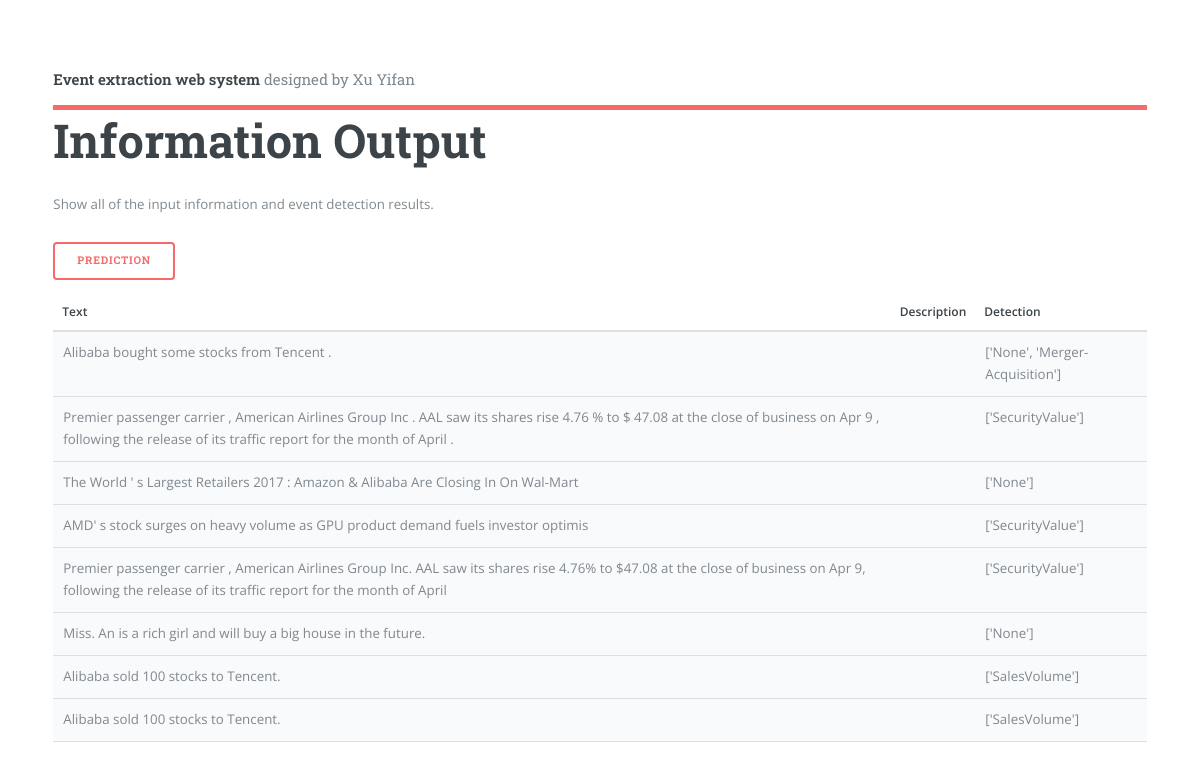
Page /show/ on the committed database.
### myapp/models.py (models this page shows)
class message(models.Model):
    sentence = models.CharField(max_length=1000)
    description = models.CharField(max_length=1000)
    predict_result = models.CharField(max_length=1000)

### myapp/views.py (the view)
# urls.py: url(r"^show/", views.result_list),
def result_list(request):
    people_list = models.message.objects.all()
    return render(request, '../templates/show.html', {"people_list": people_list})

### templates/show.html (shortened to what this page needs)
{% load static %}
<html lang="en">
<head>
    <link rel="stylesheet" href="{% static 'css/main.css' %}"/>
</head>
<body>
<div id="main">
    <div class="inner">
        <header id="header">
            <a href="#" class="logo"><strong>Event extraction web system</strong> designed by Xu Yifan</a>
        </header>
        <div class="content">
            <header>
                <h1>Information Output</h1>
            </header>
            <p>Show all of the input information and event detection results.</p>
            <a href="http://127.0.0.1:8000/insert/" class="button big">Prediction</a>
            <br><br>
            <span class="image object">
                        <div class="table-responsive">
                            <table cellspacing="0"
                                   class="table table-striped table-bordered table-hover table-condensed"
                                   style="width: auto">
                                <thead>
                                    <tr class="text-center">
                                        <th>Text</th>
                                        <th>Description</th>
                                        <th>Detection</th>
                                    </tr>
                                </thead>
                                {% for line in people_list %}
                                <tbody>
                                    <tr class="text-center">
                                        <td>{{line.sentence}}</td>
                                        <td>{{line.password}}</td>
                                        <td>{{line.predict_result}}</td>
                                    </tr>
                                </tbody>
                                {% endfor %}
                            </table>
                        </div>
                    </span>
        </div>
    </div>
</div>
</body>
</html>

### static/css/main.css (style rules this page uses)
html, body, div, span, applet, object, iframe, h1, h2, h3, h4, h5, h6, p, blockquote, pre, a, abbr, acronym, address, big, cite, code, del, dfn, em, img, ins, kbd, q, s, samp, small, strike, strong, sub, sup, tt, var, b, u, i, center, dl, dt, dd, ol, ul, li, fieldset, form, label, legend, table, caption, tbody, tfoot, thead, tr, th, td, article, aside, canvas, details, embed, figure, figcaption, footer, header, hgroup, menu, nav, output, ruby, section, summary, time, mark, audio, video { margin: 0; padding: 0; border: 0; font-size: 100%; font: inherit; vertical-align: baseline; }
article, aside, details, figcaption, figure, footer, header, hgroup, menu, nav, section { display: block; }
body { line-height: 1; }
table { border-collapse: collapse; border-spacing: 0; }
body { -webkit-text-size-adjust: none; }
body { -ms-overflow-style: scrollbar; }
html { box-sizing: border-box; }
*, *:before, *:after { box-sizing: inherit; }
body { background: #ffffff; }
body, input, select, textarea { color: #7f888f; font-family: "Open Sans", sans-serif; font-size: 13pt; font-weight: 400; line-height: 1.65; }
@media screen and (max-width: 1680px) { body, input, select, textarea { font-size: 11pt; } }
@media screen and (max-width: 1280px) { body, input, select, textarea { font-size: 10pt; } }
a { -moz-transition: color 0.2s ease-in-out, border-bottom-color 0.2s ease-in-out; -webkit-transition: color 0.2s ease-in-out, border-bottom-color 0.2s ease-in-out; -ms-transition: color 0.2s ease-in-out, border-bottom-color 0.2s ease-in-out; transition: color 0.2s ease-in-out, border-bottom-color 0.2s ease-in-out; border-bottom: dotted 1px; color: #f56a6a; text-decoration: none; }
strong, b { color: #3d4449; font-weight: 600; }
p { margin: 0 0 2em 0; }
h1, h2, h3, h4, h5, h6 { color: #3d4449; font-family: "Roboto Slab", serif; font-weight: 700; line-height: 1.5; margin: 0 0 1em 0; }
h1 { font-size: 4em; margin: 0 0 0.5em 0; line-height: 1.3; }
@media screen and (max-width: 1680px) { h1 { font-size: 3.5em; } }
.image { border-radius: 0.375em; border: 0; display: inline-block; position: relative; }
table { margin: 0 0 2em 0; width: 100%; }
table tbody tr { border: solid 1px rgba(210, 215, 217, 0.75); border-left: 0; border-right: 0; }
table tbody tr:nth-child(2n + 1) { background-color: rgba(230, 235, 237, 0.25); }
table td { padding: 0.75em 0.75em; }
table th { color: #3d4449; font-size: 0.9em; font-weight: 600; padding: 0 0.75em 0.75em 0.75em; text-align: left; }
table thead { border-bottom: solid 2px rgba(210, 215, 217, 0.75); }
input[type="submit"], input[type="reset"], input[type="button"], button, .button { -moz-appearance: none; -webkit-appearance: none; -ms-appearance: none; appearance: none; -moz-transition: background-color 0.2s ease-in-out, color 0.2s ease-in-out; -webkit-transition: background-color 0.2s ease-in-out, color 0.2s ease-in-out; -ms-transition: background-color 0.2s ease-in-out, color 0.2s ease-in-out; transition: background-color 0.2s ease-in-out, color 0.2s ease-in-out; background-color: transparent; border-radius: 0.375em; border: 0; box-shadow: inset 0 0 0 2px #f56a6a; color: #f56a6a !important; cursor: pointer; display: inline-block; font-family: "Roboto Slab", serif; font-size: 0.8em; font-weight: 700; height: 3.5em; letter-spacing: 0.075em; line-height: 3.5em; padding: 0 2.25em; text-align: center; text-decoration: none; text-transform: uppercase; white-space: nowrap; }
#main { -moz-flex-grow: 1; -webkit-flex-grow: 1; -ms-flex-grow: 1; flex-grow: 1; -moz-flex-shrink: 1; -webkit-flex-shrink: 1; -ms-flex-shrink: 1; flex-shrink: 1; width: 100%; }
#main > .inner { padding: 0 6em 0.1em 6em ; margin: 0 auto; max-width: 110em; }
@media screen and (max-width: 1680px) { #main > .inner { padding: 0 5em 0.1em 5em ; } }
@media screen and (max-width: 1280px) { #main > .inner { padding: 0 4em 0.1em 4em ; } }
#header { display: -moz-flex; display: -webkit-flex; display: -ms-flex; display: flex; border-bottom: solid 5px #f56a6a; padding: 6em 0 1em 0; position: relative; }
#header > * { -moz-flex: 1; -webkit-flex: 1; -ms-flex: 1; flex: 1; margin-bottom: 0; }
#header .logo { border-bottom: 0; color: inherit; font-family: "Roboto Slab", serif; font-size: 1.125em; }
@media screen and (max-width: 1680px) { #header { padding-top: 5em; } }

### rows in the picture
message: sentence "Alibaba bought some stocks from Tencent .", predict_result "['None', 'Merger-Acquisition']"
message: sentence "Premier passenger carrier , American Airlines Group Inc . AAL saw its shares rise 4.76 % to $ 47.08 at the close of business on Apr 9 , following the release of its traffic report for the month of April .", predict_result "['SecurityValue']"
message: sentence "The World ' s Largest Retailers 2017 : Amazon & Alibaba Are Closing In On Wal-Mart", predict_result "['None']"
message: sentence "AMD' s stock surges on heavy volume as GPU product demand fuels investor optimis", predict_result "['SecurityValue']"
message: sentence "Premier passenger carrier , American Airlines Group Inc. AAL saw its shares rise 4.76% to $47.08 at the close of business on Apr 9, following the release of its traffic report for the month of April", predict_result "['SecurityValue']"
message: sentence "Miss. An is a rich girl and will buy a big house in the future.", predict_result "['None']"
message: sentence "Alibaba sold 100 stocks to Tencent.", predict_result "['SalesVolume']"
message: sentence "Alibaba sold 100 stocks to Tencent.", predict_result "['SalesVolume']"
